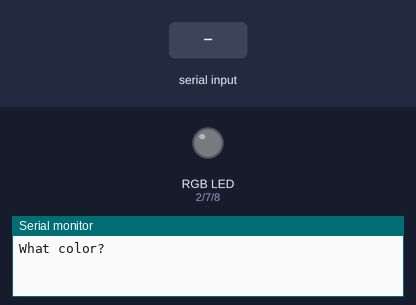
The sketch below on a simulated Arduino Uno, built with avr-gcc and run on an emulated ATmega328P. Parts: an RGB LED mixed from three pins (HIGH = lit), the last lines printed to the serial monitor. The inputs (shaded band) are chosen by the test bench.

Above: at 1.2 s.
1.3 s: "red" received over Serial
At 3.1 s:
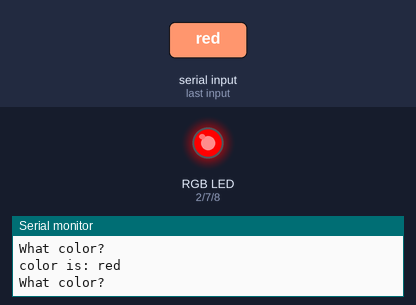
Timing chart, 0 to 4.6 s (numbered marks = the images above; inputs shaded):
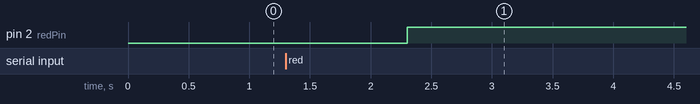

Measured:
- after the input at 1.3 s, pin 2 (redPin): LOW → HIGH after 1.0 s

The sketch:

RGB_LED2.ino
```cpp
int redPin=2;
int greenPin=7;
int bluePin=8;
String myColor;
String msg="What color? ";


void setup() {
  // put your setup code here, to run once:
  Serial.begin(9600);
  pinMode(redPin,OUTPUT);
  pinMode(greenPin,OUTPUT);
  pinMode(bluePin,OUTPUT);

}

void loop() {
  // put your main code here, to run repeatedly:
//digitalWrite(redPin,HIGH);
  Serial.println(msg);
  while(Serial.available()==0){

    }

  myColor=Serial.readString();

  if (myColor == "red"){
    Serial.println("color is: "+myColor);
    digitalWrite(redPin,HIGH);
    }

}
```
